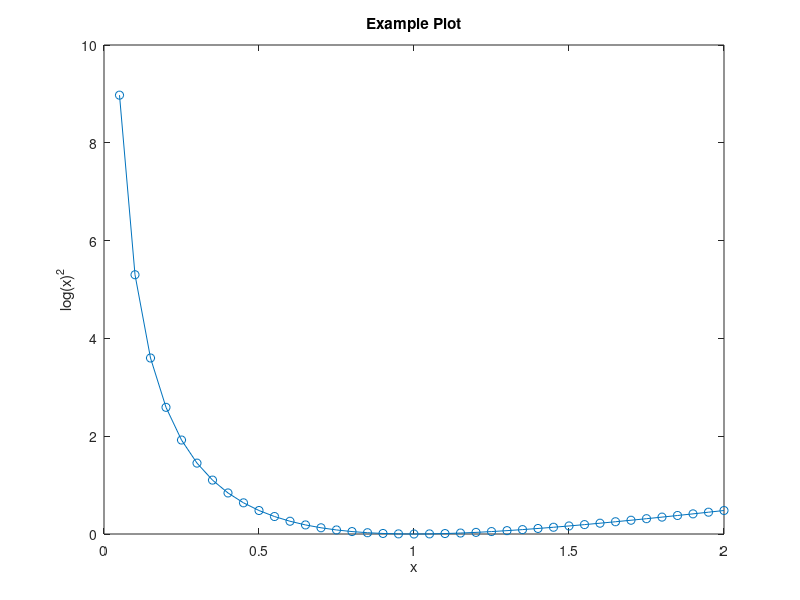

This figure's MATLAB source: (Note: this script raises an error after producing the figure.)
%% ex1_Introduction
% ----------------------------------------------------------------------- %
% exploreResults is a helpful function designed to allow the user to select
% data points from a plot (or multiple plots) and run further analysis or
% visualization on them. 
% 
% exploreResults will activate "Data Cursor Mode" on the matlab figure and
% adjust its functionality to suit our purposes. If you change modes, to
% zoom in on the plot for instance, you need only to change the mode back
% to the "Data Cursor Mode" to regain the selection functionality.
% 
% This example demonstrates two things required to run the function. 
%   1. the format to define pushbuttons and their callback functions 
%      (functions executed when they are pressed). 
%      See section: Setup exploreResults.
%   2. the order and structure of arguments that exploreResults passes to 
%      those functions and how to pass your own arguments.
%      See section: Callback Functions
% ----------------------------------------------------------------------- %

%% Build a figure
% Just an example plot demonstrate some functionality
FIG = figure;

x = 0.05:0.05:2;
y = log(x).^2;

plot(x,y,'-o')

title('Example Plot')
xlabel('x')
ylabel('log(x)^2')

%% Setup exploreResults
% ----------------------------------------------------------------------- %
% This argument defines the number, label, and callback functions plus
% arguments of pushbuttons on the figure window. exploreResults will the 
% pushbuttons automatically. 
% 
% Each element of the PUSHBUTTONS cell corresponds to one pushbutton and
% defines the button name, callback function handle, and user defined input
% arguments to the function as a nested cell array.
myarg1 = 'Button Pressed';
PUSHBUTTONS = {{'Display', @myFunc1}, ...
               {'Another Button', @myFunc2, myarg1}};
% ----------------------------------------------------------------------- %

exploreResults(FIG, PUSHBUTTONS);

%% Callback Functions
function myFunc1(src, event, ui, slct)
% ----------------------------------------------------------------------- %
% This is the function that will execute when the pushbutton is pressed. 
% The first 4 arguments to the function MUST be reserved for 
% exploreResults. The latter arguments should correspond to those in the 
% cell array. Eg:
%   pbtnfcn = {'My Button', @myFunc, arg1, arg2};
% will correspond to the user function,
%   function myFunc(src, event, ui, slct, arg1, arg2 )
% 
% More about the reserved arguments can be found in the initial 
% documentation for exploreResults under the description of the input
% argument "pbtnfcn".
% 
% This function can be defined to do anything you'd like; compute results
% based on the selected points, display figures of data taken from the
% selected points, launch another instance of explore results, etc. 
% 
% This function cannot, unfortunately, return any data back to the 
% workspace easily. This is not how MATLAB has designed their graphics 
% objects to work. To return data to the workspace the user has two
% options. First is to save the data into a matlab file and load it again 
% later. Second is to place the data in the figures 'UserData' property. 
%   FIG.UserData = mydata;
% ----------------------------------------------------------------------- %

% ----------------------------------------------------------------------- %
% Display the data structs passed to the function by exploreResults. These
% contain information on the ui elements and selected points.
display(slct)
display(ui)
% ----------------------------------------------------------------------- %

end

function myFunc2(src, event, ui, slct, myarg)
% ----------------------------------------------------------------------- %
% This is just a placeholder function used as an example for defining a
% pushbutton whose function takes user input (myarg).
% ----------------------------------------------------------------------- %

disp(myarg)

end